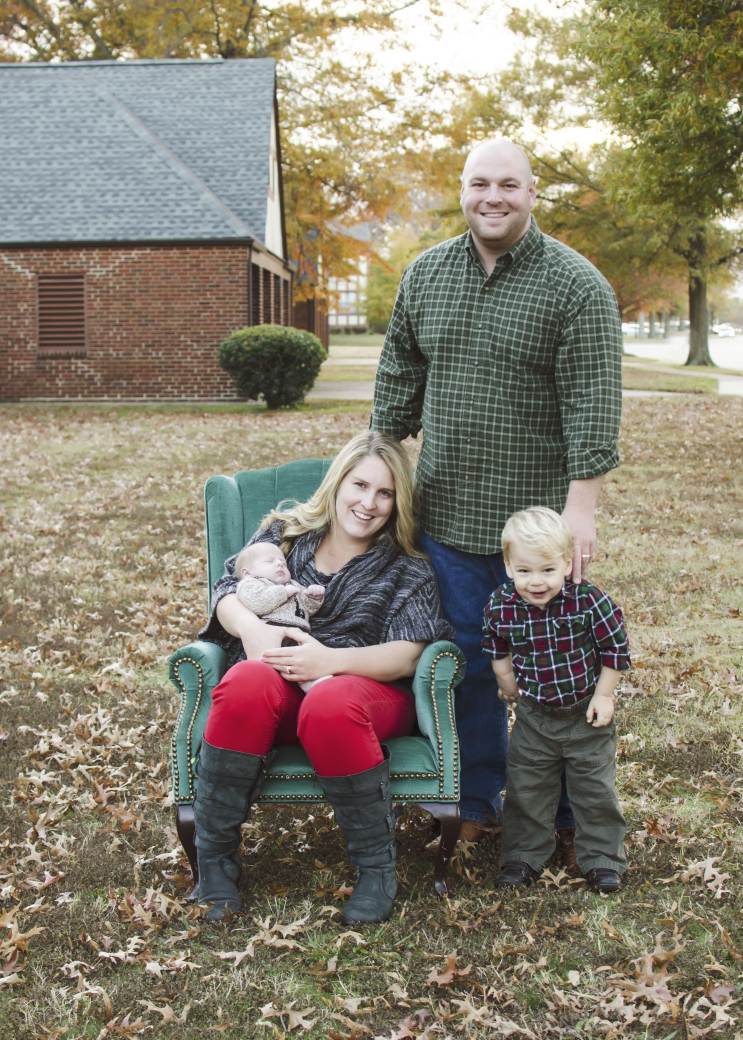
#> input picture airborne_imagery/image_managers/15.jpg, 2971 x 4160 px (shown at 1/4 size)
$ python -i utils.py   (imports and definitions only)   (older library calls are emulated)
#> lines starting #> are read from the running program, lines starting #| are printed output that depends on the picture
import datetime
import Image
import ImageEnhance
from PIL.ExifTags import TAGS


class ExifOrientations(object):
    HORIZONTAL_FLIP = 2
    ROTATE_CCW_180 = 3
    VERTICAL_FLIP = 4
    VERTICAL_FLIP_ROTATE_CW_90 = 5
    ROTATE_CW_90 = 6
    HORIZONTAL_FLIP_ROTATE_CW_90 = 7
    ROTATE_CCW_90 = 8


# [59 lines left out: functions normalize_colorspace, resize, reduce_opacity, watermark, _date_string_to_datetime, not called in this run]


def get_exif_data(pil_img):
    exif_data = {}
    if hasattr(pil_img, '_getexif'):
        exifinfo = pil_img._getexif()
        if exifinfo is not None:
            for tag, value in exifinfo.items():
                decoded = TAGS.get(tag, tag)
                exif_data[decoded] = value
    return exif_data


# [9 lines left out: function get_date_taken, not called in this run]


def orient_photo_using_exif(pil_img):
    exif_data = get_exif_data(pil_img)
    if "Orientation" in exif_data:
        orientation = exif_data["Orientation"]
        if orientation == ExifOrientations.ROTATE_CCW_180:
            pil_img = pil_img.rotate(180)
        elif orientation == ExifOrientations.ROTATE_CW_90:
            pil_img = pil_img.rotate(270)
        elif orientation == ExifOrientations.ROTATE_CCW_90:
            pil_img = pil_img.rotate(90)
    return pil_img

>>> import cv2
>>> picture = cv2.imread('15.jpg', cv2.IMREAD_GRAYSCALE)
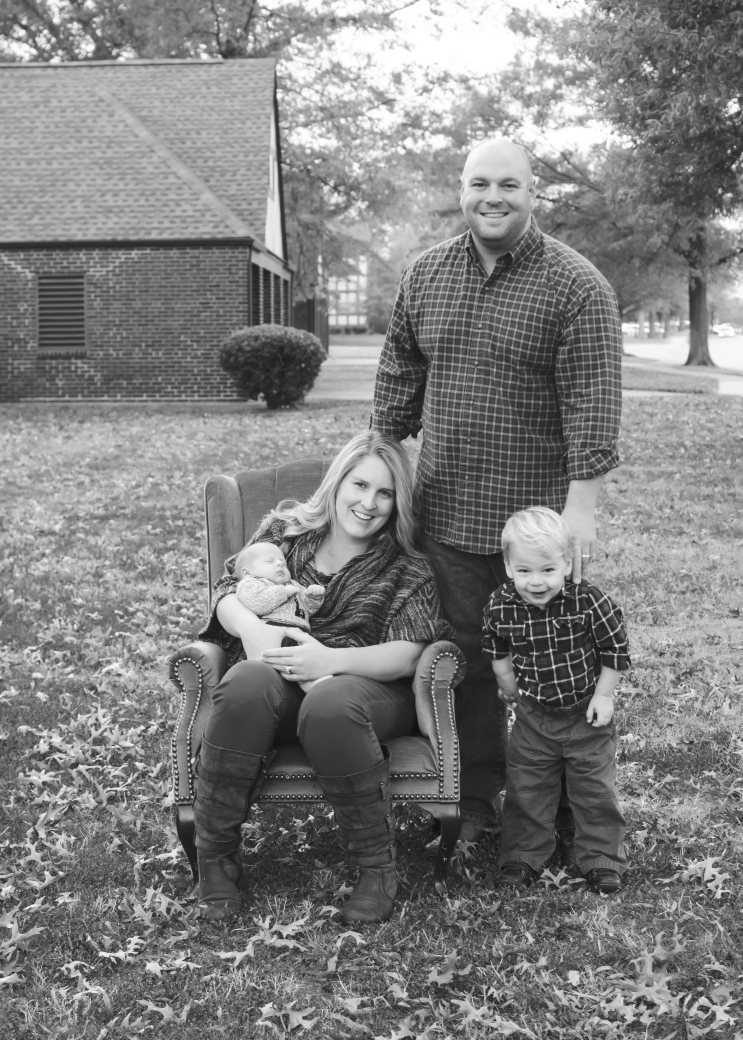
#> picture: shape (4160, 2971) (shown at 1/4 size); min 11, max 255, mean 128
>>> result = orient_photo_using_exif(picture)
#> in orient_photo_using_exif, `exif_data = get_exif_data(pil_img)`: exif_data = 0 items
